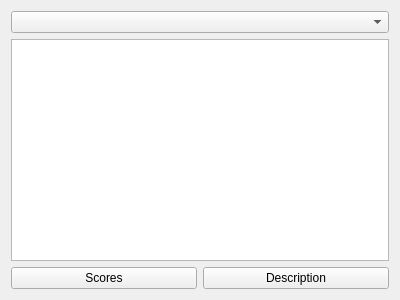
<?xml version="1.0" encoding="UTF-8"?>
<ui version="4.0">
 <class>Form</class>
 <widget class="QWidget" name="Form">
  <property name="geometry">
   <rect>
    <x>0</x>
    <y>0</y>
    <width>400</width>
    <height>300</height>
   </rect>
  </property>
  <property name="windowTitle">
   <string>Form</string>
  </property>
  <layout class="QGridLayout" name="gridLayout">
   <item row="0" column="0">
    <widget class="QComboBox" name="comboBox"/>
   </item>
   <item row="1" column="0">
    <widget class="QTextEdit" name="textEdit"/>
   </item>
   <item row="2" column="0">
    <layout class="QHBoxLayout" name="horizontalLayout">
     <item>
      <widget class="QPushButton" name="pushButton">
       <property name="text">
        <string>Scores</string>
       </property>
      </widget>
     </item>
     <item>
      <widget class="QPushButton" name="pushButton_2">
       <property name="text">
        <string>Description</string>
       </property>
      </widget>
     </item>
    </layout>
   </item>
  </layout>
 </widget>
 <resources/>
 <connections/>
</ui>
